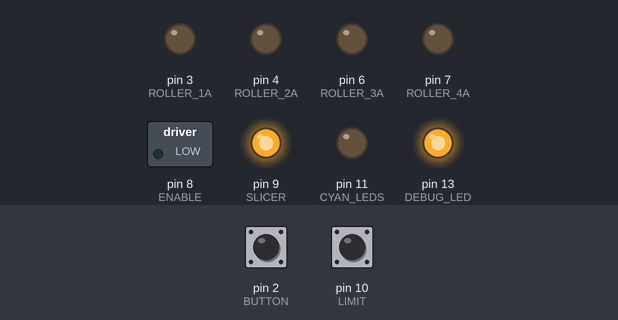
Bench run of a sketch on a simulated Arduino Uno, built with avr-gcc and run on an emulated ATmega328P. Parts: switched loads named in the sketch (green lamp = pin HIGH), output pins drawn as LEDs (lit = HIGH). Inputs (shaded band) come from the test bench; at power-on: pin 10 (LIMIT) LOW, pin 2 (BUTTON) LOW. Sleep ends after the set time or at an interrupt; random numbers use the default seed unless the sketch sets one.

Above: at 0.8 s.
0.9 s: pin 10 (LIMIT) pulsed HIGH 2 times (0.12 s each, 0.3 s apart)
At 1.9 s:
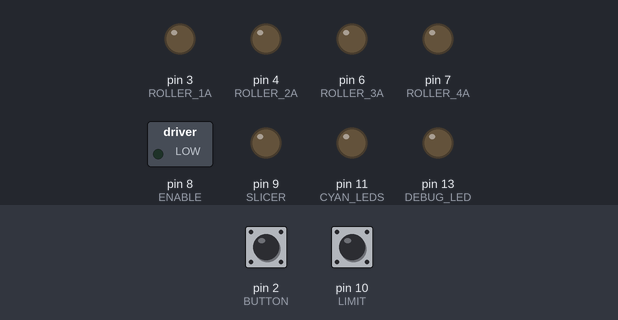
3.0 s: pin 2 (BUTTON) pulled HIGH for 0.15 s
At 5.38 s:
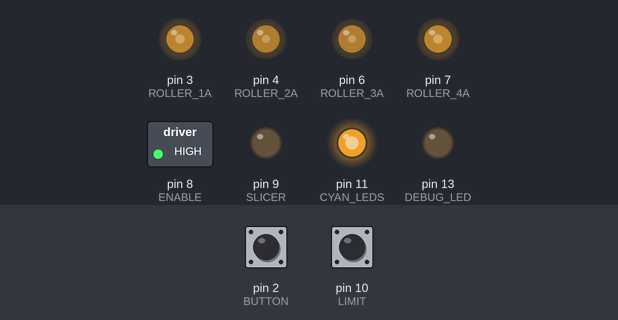
At 20.2 s:
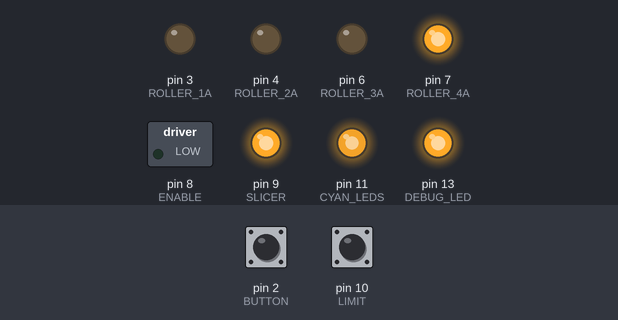
Timing chart, 0 to 21.1 s (numbered marks = the images above; inputs shaded):
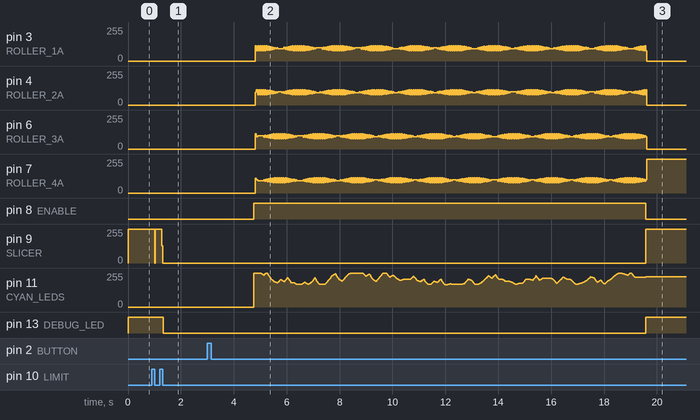

Measured:
- after the input at 0.9 s, pin 9 (SLICER): 255/255 → 0/255 after 0.38 s; pin 13 (DEBUG_LED): HIGH → LOW after 0.43 s
- after the input at 3.0 s, pin 8 (ENABLE): LOW → HIGH after 1.7 s, → LOW 14.8 s later; pin 9 (SLICER): 0/255 → 255/255 after 16.6 s; pin 13 (DEBUG_LED): LOW → HIGH after 16.6 s

The sketch:

poweredSlice.ino
```cpp
/*
   Wisdom Exchange code, Burning Man 2018

   Sleep until button is pressed, then roll one wisdom's worth of paper,
   then slice, then sleep.

   Slice watchdog code commented out; think it caused more problems than it solved.
   Consider reinstating it for battery power.

   Slicer calibrates on powerup, then uses that calibration value to know when to PWM slowly home.
   For battery power, add constant checking of this value to handle battery voltage drop.
 */

#include <avr/sleep.h>
#include <avr/power.h>

//int watchdogMinor = 0;
//int watchdogMajor = 0;

long slicerRunTime;
int cyanLevel;

const int ENABLE = 8;     // enable H-bridges that drive roller stepper motor
const int ROLLER_1A = 3;  // roller stepper motor
const int ROLLER_2A = 4;  // "
const int ROLLER_3A = 6;  // "
const int ROLLER_4A = 7;  // "
const int BUTTON = 2;     // brass button on top. 1=open, 0=pressed
const int SLICER = 9;     // DC motor that drives paper slicer
const int LIMIT = 10;     // limit switch on slicer. 0=slicer at limit switch, 1=somewhere else
const int DEBUG_LED = 13; // LED on Arduino
const int CYAN_LEDS = 11; // decorative LEDs in round panel

const int OFF = LOW;
const int ON = HIGH;
const int PRESSED = 0; // button state
const int CLOSED = 0; // limit switch closed by slicer
const int OPEN = 1; // limit switch open

void setup() {
    // Serial.begin(9600);


    pinMode(ENABLE, OUTPUT);
    pinMode(ROLLER_1A, OUTPUT);
    pinMode(ROLLER_2A, OUTPUT);
    pinMode(ROLLER_3A, OUTPUT);
    pinMode(ROLLER_4A, OUTPUT);
    pinMode(BUTTON, INPUT);
    pinMode(SLICER, OUTPUT);
    pinMode(LIMIT, INPUT);
    pinMode(DEBUG_LED, OUTPUT);
    pinMode(CYAN_LEDS, OUTPUT);

    digitalWrite(ROLLER_1A, OFF);
    digitalWrite(ROLLER_2A, OFF);
    digitalWrite(ROLLER_3A, OFF);
    digitalWrite(ROLLER_4A, OFF);
    digitalWrite(SLICER, OFF);
    digitalWrite(CYAN_LEDS, OFF);

    digitalWrite(ENABLE, OFF); //disable 1A,2A,3A,4A on H-bridge chip

    //calibrate and set slicer
    slicerRunTime = getSlicerRunTime();
    // Serial.println(slicerRunTime);
    slice();

    enterSleep();


}

void enterSleep(void)
{

    while(true) {

        //in case they are still holding the button, wait for them to let go
        while(digitalRead(BUTTON) == PRESSED)
        {
            delay(1);
        }

        /* Set up button press as an interrupt and attach handler. */
        attachInterrupt(0, buttonInterrupt, PRESSED);
        delay(100);

        // Go to sleep
        set_sleep_mode(SLEEP_MODE_PWR_DOWN); //most power saving
        sleep_enable();
        sleep_mode();

        // zzzz

        /* The program will continue from here. */
        /* First thing to do is disable sleep. */
        sleep_disable();

        runWisdom();


    }
    // enterSleep();
}

void buttonInterrupt(void)
{
    /* This will bring us back from sleep. */

    /* We detach the interrupt to stop it from
     * continuously firing while the interrupt pin
     * is low.
     */
    detachInterrupt(0);
}

void  runWisdom() {
    int distance = 922; //about 15.4cm on USB mains. Note: it's not the writing area width that
    // matters but the length of the paper inside the machine.
    // int distance = 50; //for testing, 8mm on mains

    fadeUp(1500);
    drive(distance);
    slice();
    fadeDown(3000);
}

void fadeUp(int time){
    // fade in lights from zero
    for(int i=0; i<time; i++){
        analogWrite(CYAN_LEDS, int(float(i) / float(time) * 255.0));
        delay(1);
    }
    digitalWrite(CYAN_LEDS, ON);
    cyanLevel=255;
}

void fadeDown(int time){
    // fade out lights from current level
    for(int i=time; i>0; i--){
        analogWrite(CYAN_LEDS, int(float(i) / float(time) * cyanLevel));
        delay(1);
    }
    digitalWrite(CYAN_LEDS, OFF);
    cyanLevel=0;
}

void drive(int distance){
    // stepper motor sequence: 1, 1&3, 3, 3&2, 2, 2&4, 4, 4&1

    digitalWrite(ENABLE, ON);

    int cyanDelta = 0;

    int speed = 2;
    for(int i=0; i<distance; i++){


        //(4)&1
        digitalWrite(ROLLER_1A, ON);
        delay(speed);

        //1
        digitalWrite(ROLLER_4A, OFF);
        delay(speed);

        //1&3
        digitalWrite(ROLLER_3A, ON);
        delay(speed);

        //3
        digitalWrite(ROLLER_1A, OFF);
        delay(speed);

        //3&2
        digitalWrite(ROLLER_2A, ON);
        delay(speed);

        //2
        digitalWrite(ROLLER_3A, OFF);
        delay(speed);

        //2&4
        digitalWrite(ROLLER_4A, ON);
        delay(speed);

        //4
        digitalWrite(ROLLER_2A, OFF);
        delay(speed);

        if (i % 8 == 0) {
            cyanDelta = cyanDelta = random(-5, 5);
        }
        int proposedCyan = cyanLevel + cyanDelta;
        if (proposedCyan >= 168 && proposedCyan <= 255)
        {
            cyanLevel = proposedCyan;
        }
        analogWrite(CYAN_LEDS, cyanLevel);
    }
    digitalWrite(ENABLE, OFF);
}

void slice() {
    digitalWrite(DEBUG_LED, ON);
    // if we're at the limit already, drive until off and then some
    // if we started away from the limit, drive until we hit it and them some

    //the drive until one again
    //then a bit for luck

    //so

    //startWatchdog(); //count down while slicing so that it will stop if it gets stuck


    if(digitalRead(LIMIT) == OPEN)
    {
        // we started with the slicer somewhere mid-slice
        while(digitalRead(LIMIT) == OPEN){
            // so slice until closed
            digitalWrite(SLICER, ON);
            //kickWatchdog();
        }
        // it's now closed
        delay(10); //debounce
    }

    //leave limit switch
    digitalWrite(SLICER, ON);
    while(digitalRead(LIMIT) == CLOSED){
        //kickWatchdog();
    }

    long startOutside = millis();
    //  it's now open
    delay(10); //debounce

    //run fast for 80% of time required
    // ie blast through the paper, turn, most of the way back, but then slow down so we don't overshoot
    while(millis() < startOutside+slicerRunTime){
        //kickWatchdog();
        // keep slicing
    }

    //then PWM it slowly back to the switch
    analogWrite(SLICER, 128);
    while(digitalRead(LIMIT) == OPEN){
    }
    long timeOutside = millis() - startOutside;

    // it's now closed
    digitalWrite(SLICER, OFF);  // stop slicing immediately
    delay(10); //debounce AFTER stopping
    digitalWrite(DEBUG_LED, OFF);

    // update slicer run time, so it stays accurate if voltage drops
    slicerRunTime = timeOutside * 0.7; //70% of time required

    //Serial.println(watchdogMajor);
    //Serial.println(watchdogMinor);
}

long getSlicerRunTime() {
    digitalWrite(DEBUG_LED, ON);
    // this is a first guess, will be a bit lower than the actual time, but it's needed to seed
    // slice operations.
    // if we're at the limit already, drive until off and then some
    // if we started away from the limit, drive until we hit it and them some

    //the drive until one again
    //then a bit for luck

    //so

    //startWatchdog(); //count down while slicing so that it will stop if it gets stuck


    if(digitalRead(LIMIT) == OPEN)
    {
        // we started wiht the slicer somewhere mid-slice
        while(digitalRead(LIMIT) == OPEN){
            digitalWrite(SLICER, ON);  // slice until closed
            //kickWatchdog();
        }
        // it's now closed
        delay(10); //debounce
    }

    //leave limit switch
    digitalWrite(SLICER, ON);
    while(digitalRead(LIMIT) == CLOSED){
        //kickWatchdog();
    }

    long startOutside = millis();
    //  it's now open
    delay(10); //debounce

    while(digitalRead(LIMIT) == OPEN){
        //kickWatchdog();
        // keep slicing
    }
    long timeOutside = millis() - startOutside;

    // it's now closed
    digitalWrite(SLICER, OFF);  // stop slicing immediately
    delay(10); //debounce AFTER stopping
    digitalWrite(DEBUG_LED, OFF);


    return timeOutside * 0.7; //70% of time required

}


/*
   void startWatchdog(){
   watchdogMinor = 32767;
   watchdogMajor = 32767;
   }


   void kickWatchdog()
   {
   watchdogMinor--;
   if (watchdogMinor == 0)
   {
   watchdogMinor = 32767;
   if (watchdogMajor > 0) watchdogMajor--;
   }
   }
 */

boolean watchdogOk()
{
    //powered by USB: regular slice takes 32765, double slice takes 32763. Batteries will be ~2x slower, hence this value
    //return watchdogMajor > 32758;
    return true;
}

void loop() {
    //nothing to do (using sleep system to loop instead)
}
```
